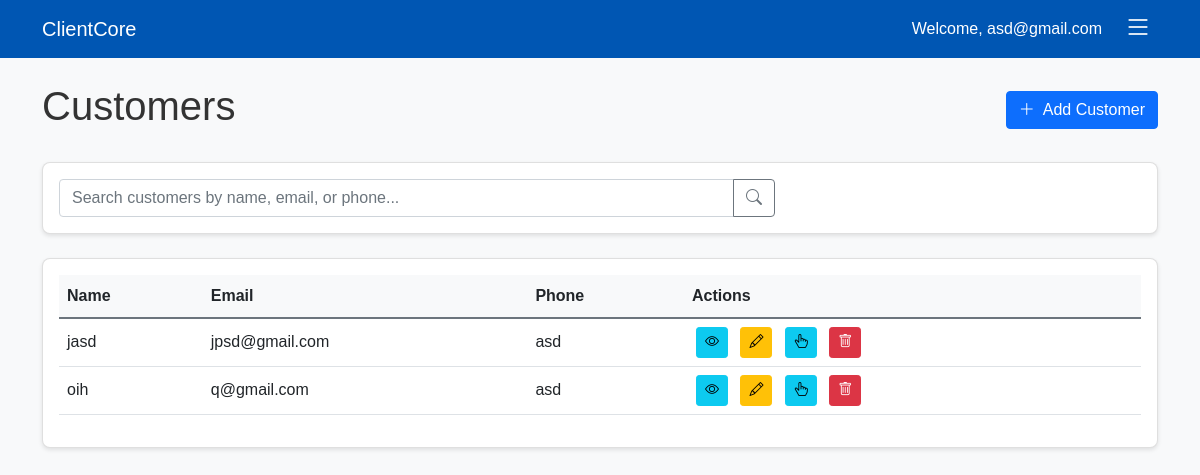
The page /customers (signed in) on the database its author committed.
### tables this page shows
CREATE TABLE customers
                 (id INTEGER PRIMARY KEY AUTOINCREMENT,
                  name TEXT NOT NULL,
                  email TEXT,
                  phone TEXT,
                  address TEXT,
                  gender TEXT,
                  status TEXT DEFAULT 'New',
                  created_at TIMESTAMP DEFAULT CURRENT_TIMESTAMP);

### app.py (the view)
@app.route('/customers')
def customers():
    if 'user_id' not in session:
        return redirect(url_for('login'))
    search_query = request.args.get('search', '').strip() #search bar for customers page
    conn = get_db()
    cursor = conn.cursor()
    if search_query:
        cursor.execute('''
            SELECT * FROM customers
            WHERE name LIKE ? OR email LIKE ? OR phone LIKE ?
            ORDER BY name
        ''', (f'%{search_query}%', f'%{search_query}%', f'%{search_query}%'))
    else:
        cursor.execute('SELECT * FROM customers ORDER BY name') #if query is empty then just order by name
    customers = cursor.fetchall()
    conn.close()
    return render_template('customers.html', customers=customers, search_query=search_query)

### app.py (called while the page is built)
def get_db():
    conn = sqlite3.connect('crm.db')
    conn.row_factory = sqlite3.Row
    return conn

### templates/customers.html (shortened to what this page needs)
<!DOCTYPE html>
<html lang="en">
<head>
    <link href="https://cdn.jsdelivr.net/npm/bootstrap@5.1.3/dist/css/bootstrap.min.css" rel="stylesheet">
    <link href="https://cdn.jsdelivr.net/npm/bootstrap-icons@1.7.2/font/bootstrap-icons.css" rel="stylesheet">
</head>
<body>
    <nav class="navbar navbar-expand-lg navbar-dark">
        <div class="container">
            <a class="navbar-brand" href="{{ url_for('index') }}">ClientCore</a>
            <div class="d-flex align-items-center">
                <span class="text-white me-3">Welcome, {{ session.email }}</span>
                <div class="dropdown">
                    <button class="menu-button" type="button" id="dropdownMenuButton" data-bs-toggle="dropdown" aria-expanded="false">
                        <i class="bi bi-list"></i>
                    </button>
                </div>
            </div>
        </div>
    </nav>
    <div class="container py-4">
        <div class="d-flex justify-content-between align-items-center mb-4">
            <h1>Customers</h1>
            <a href="{{ url_for('add_customer') }}" class="btn btn-primary">
                <i class="bi bi-plus-lg me-2"></i>Add Customer
            </a>
        </div>
        <div class="card mb-4">
            <div class="card-body">
                <form method="GET" action="{{ url_for('customers') }}" class="row g-3">
                    <div class="col-md-8">
                        <div class="input-group">
                            <input type="text" class="form-control" name="search" placeholder="Search customers by name, email, or phone..." value="{{ search_query }}">
                            <button class="btn btn-outline-secondary" type="submit">
                                <i class="bi bi-search"></i>
                            </button>
                        </div>
                    </div>
                </form>
            </div>
        </div>
        <div class="card">
            <div class="card-body">
                <div class="table-responsive">
                    <table class="table table-hover">
                        <thead>
                            <tr>
                                <th>Name</th>
                                <th>Email</th>
                                <th>Phone</th>
                                <th>Actions</th>
                            </tr>
                        </thead>
                        <tbody>
                            {% for customer in customers %}
                            <tr>
                                <td>{{ customer.name }}</td>
                                <td>{{ customer.email }}</td>
                                <td>{{ customer.phone }}</td>
                                <td class="action-buttons">
                                    <a href="{{ url_for('view_customer', customer_id=customer.id) }}" class="btn btn-sm btn-info" title="View">
                                        <i class="bi bi-eye"></i>
                                    </a>
                                    <a href="{{ url_for('edit_customer', customer_id=customer.id) }}" class="btn btn-sm btn-warning" title="Edit">
                                        <i class="bi bi-pencil"></i>
                                    </a>
                                    <a href="{{ url_for('view_customer', customer_id=customer.id) }}" class="btn btn-sm btn-info" title="Add Interaction">
                                        <i class="bi bi-hand-index-thumb"></i>
                                    </a>
                                    <button type="button" class="btn btn-sm btn-danger" title="Delete" onclick="confirmDelete({{ customer.id }}, '{{ customer.name }}')">
                                        <i class="bi bi-trash"></i>
                                    </button>
                                </td>
                            </tr>
                            {% endfor %}
                        </tbody>
                    </table>
                </div>
            </div>
        </div>
    </div>
</body>
</html>

### templates/customers.html (style rules this page uses)
:root { --primary-color: #0056b3; --secondary-color: #6c757d; --success-color: #28a745; --danger-color: #dc3545; --warning-color: #ffc107; --info-color: #17a2b8; --light-color: #f8f9fa; --dark-color: #343a40; }
body { font-family: Arial, sans-serif; line-height: 1.6; color: #333; background-color: #f8f9fa; display: flex; flex-direction: column; min-height: 100vh; }
.navbar { background-color: var(--primary-color); }
.navbar-brand { color: white !important; }
.card { border-radius: 0.5rem; box-shadow: 0 2px 4px rgba(0,0,0,0.1); }
.menu-button { font-size: 1.75rem; padding: 0.5rem; color: white; background: none; border: none; cursor: pointer; transition: all 0.2s ease; display: flex; align-items: center; justify-content: center; width: 40px; height: 40px; border-radius: 50%; }
.menu-button i { transition: transform 0.2s ease; }
.table th { background-color: var(--light-color); border-bottom: 2px solid var(--secondary-color); }
.table td { vertical-align: middle; }
.action-buttons .btn { padding: 0.25rem 0.5rem; margin: 0 0.25rem; }

### rows shown on the page
customers: name "jasd", email "jpsd@gmail.com", phone "asd"
customers: name "oih", email "q@gmail.com", phone "asd"

### other values the page prints
{{ session.email }} "asd@gmail.com"
